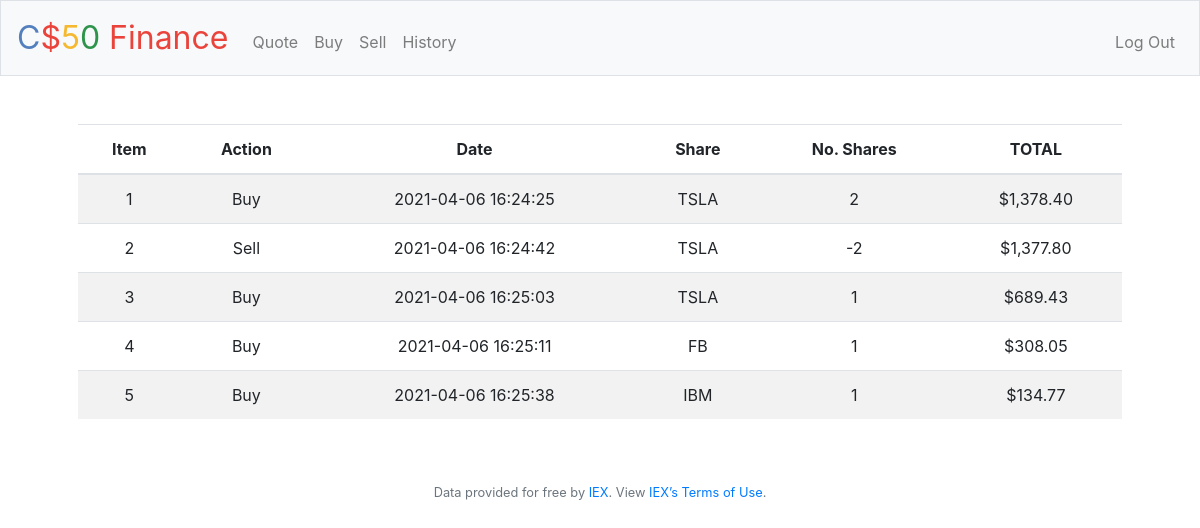
Page /history (signed in) on the earlier database version.
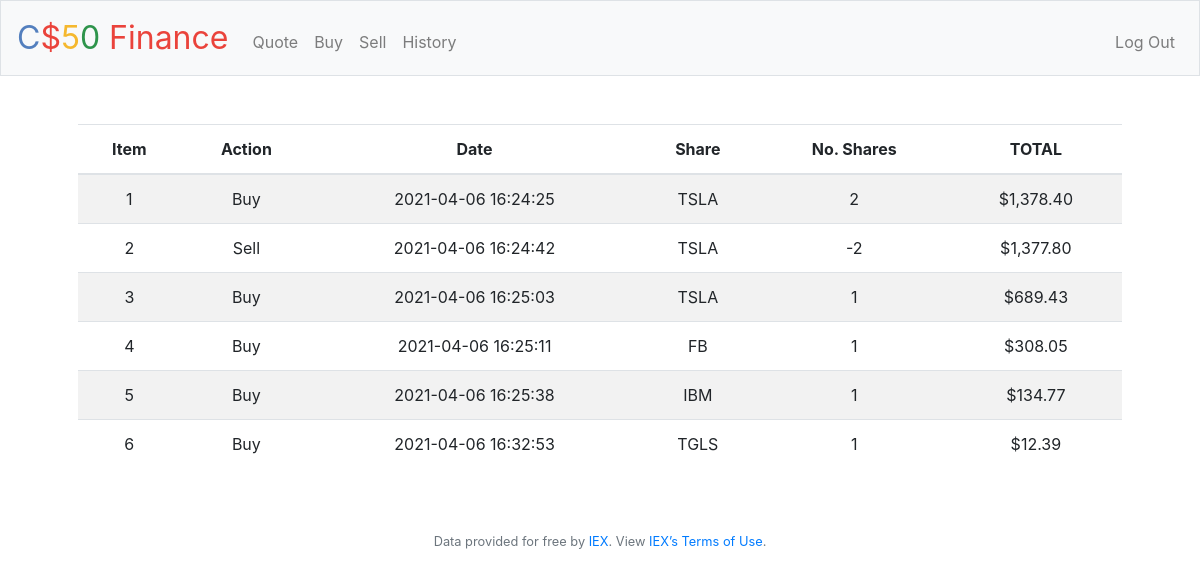
Same page on the later database version.
### tables this page shows
CREATE TABLE transactions (
id INTEGER, 
user_id INTEGER NOT NULL,
action INTEGER NOT NULL,
date DATETIME NOT NULL,
share TEXT NOT NULL,
no_shares INTEGER NOT NULL,
value DECIMAL NOT NULL,
PRIMARY KEY(id),
FOREIGN KEY(user_id) REFERENCES users(id));

### application.py (the view)
@app.route("/history")
@login_required
def history():
    historic = db.execute("SELECT id, action, date, share, no_shares, value FROM transactions WHERE user_id = ?", session["user_id"])
    return render_template("history.html", historic=historic)

### application.py (called while the page is built)
@app.after_request
def after_request(response):
    response.headers["Cache-Control"] = "no-cache, no-store, must-revalidate"
    response.headers["Expires"] = 0
    response.headers["Pragma"] = "no-cache"
    return response

### helpers.py (called while the page is built)
def login_required(f):
    @wraps(f)
    def decorated_function(*args, **kwargs):
        if session.get("user_id") is None:
            return redirect("/login")
        return f(*args, **kwargs)
    return decorated_function

def usd(value):
    return f"${value:,.2f}"

### templates/history.html (shortened to what this page needs)
{% extends "layout.html" %}
{% block main %}
    <div class="form-group">
        <table class="table table-striped">
            <thead>
                <tr>
                    <th scope="col">Item</th>
                    <th scope="col">Action</th>
                    <th scope="col">Date</th>
                    <th scope="col">Share</th>
                    <th scope="col">No. Shares</th>
                    <th scope="col">TOTAL</th>
                </tr>
            </thead>
            <tbody>
                {% for row in historic %}
                    <tr>
                        <td>{{ row.id }}</td>
                        <td>{{ row.action }}</td>
                        <td>{{ row.date }}</td>
                        <td>{{ row.share }}</td>
                        <td>{{ row.no_shares }}</td>
                        <td>{{ row.value | usd }}</td>
                    </tr>
                {% endfor %}
            </tbody>
        </table>
    </div>
{% endblock %}

### templates/layout.html (shortened to what this page needs)
<!DOCTYPE html>
<html lang="en">
    <head>
        <link rel="stylesheet" href="https://cdn.jsdelivr.net/npm/bootstrap@4.5.3/dist/css/bootstrap.min.css">
        <link href="/static/styles.css" rel="stylesheet">
    </head>
    <body>
        <nav class="navbar navbar-expand-md navbar-light bg-light border">
            <a class="navbar-brand" href="/"><span class="blue">C</span><span class="red">$</span><span class="yellow">5</span><span class="green">0</span> <span class="red">Finance</span></a>
            <div class="collapse navbar-collapse" id="navbar">
                {% if session.user_id %}
                    <ul class="navbar-nav mr-auto mt-2">
                        <li class="nav-item"><a class="nav-link" href="/quote">Quote</a></li>
                        <li class="nav-item"><a class="nav-link" href="/buy">Buy</a></li>
                        <li class="nav-item"><a class="nav-link" href="/sell">Sell</a></li>
                        <li class="nav-item"><a class="nav-link" href="/history">History</a></li>
                    </ul>
                    <ul class="navbar-nav ml-auto mt-2">
                        <li class="nav-item"><a class="nav-link" href="/logout">Log Out</a></li>
                    </ul>
                {% else %}
                    <ul class="navbar-nav ml-auto mt-2">
                        <li class="nav-item"><a class="nav-link" href="/register">Register</a></li>
                        <li class="nav-item"><a class="nav-link" href="/login">Log In</a></li>
                    </ul>
                {% endif %}
            </div>
        </nav>
        <main class="container p-5">
            {% block main %}{% endblock %}
        </main>
        <footer class="small text-center text-muted">
            Data provided for free by <a href="https://iextrading.com/developer">IEX</a>. View <a href="https://iextrading.com/api-exhibit-a/">IEX’s Terms of Use</a>.
        </footer>
    </body>
</html>

### static/styles.css (style rules this page uses)
nav .navbar-brand { font-size: xx-large; }
nav .navbar-brand .blue { color: #537fbe; }
nav .navbar-brand .red { color: #ea433b; }
nav .navbar-brand .yellow { color: #f5b82e; }
nav .navbar-brand .green { color: #2e944b; }
main { overflow-x: auto; text-align: center; }

Differences in the rows shown:
added transactions: id "6", action "Buy", date "2021-04-06 16:32:53", share "TGLS", no_shares "1", value "$12.39"
